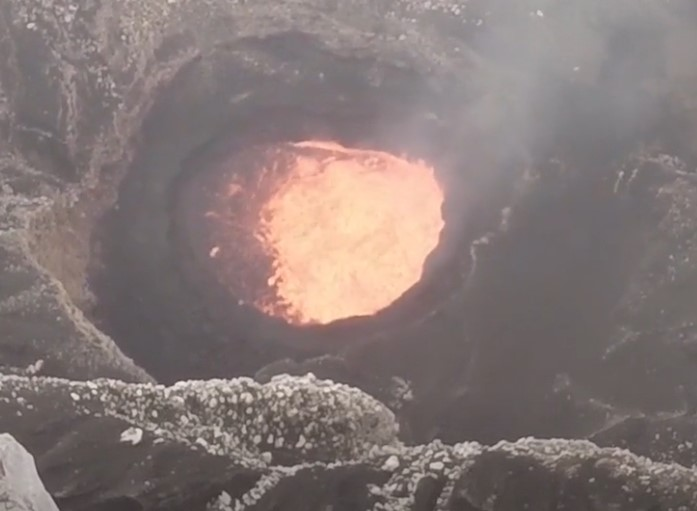
#> input picture Assignment-2/Q1/test/lava11.jpg, 697 x 511 px
$ python -i Q3_200745.py   (imports and definitions only)   (older library calls are emulated)
#> lines starting #> are read from the running program, lines starting #| are printed output that depends on the picture; after the words box and inside, x2 and y2 are one past the last pixel; in counts of white or black regions, pixels touching at a corner belong together; long printed decimals are rounded
#> in solution, original_image is the input picture: shape (511, 697, 3); mean B, G, R 118.4, 120.4, 133.4
import cv2
import numpy as np
import os
import matplotlib.pyplot as plt

# [4 lines left out: function show_image, not called in this run]
    # print("Done")


def dist(p1, p2):
    return (p1[0] - p2[0]) ** 2 + (p1[1] - p2[1]) ** 2


# [5 lines left out: function show_points, not called in this run]

def flipped(image):
    # Detect horizontal lines
    gray = cv2.cvtColor(image, cv2.COLOR_BGR2GRAY)
    thresh = cv2.threshold(gray, 0, 255, cv2.THRESH_BINARY_INV + cv2.THRESH_OTSU)[1]
    horizontal_kernel = cv2.getStructuringElement(cv2.MORPH_RECT, (13, 1))
    detect_horizontal = cv2.morphologyEx(
        thresh, cv2.MORPH_OPEN, horizontal_kernel, iterations=2
    )
    cnts = cv2.findContours(
        detect_horizontal, cv2.RETR_EXTERNAL, cv2.CHAIN_APPROX_SIMPLE
    )
    cnts = cnts[0] if len(cnts) == 2 else cnts[1]
    miny = image.shape[0]
    for c in cnts:
        miny = min(miny, c[0][0][1])
    # show_points(gray, (0, miny), (image.shape[1]//2, miny))
    above = ((np.sum(thresh[:miny, :])) / 255)/(image.shape[0]*image.shape[1])*10000
    print(above)
    if above > 30:
        return True

    return False

# [46 lines left out: function find_slope_math, not called in this run]

def find_slope_fun(image):
    X, Y = np.where(image == 255)
    a, b = np.polyfit(X, Y, 1)
    # plt.scatter(X, Y)
    # plt.plot(X, a*X+b)
    # plt.show()

    return a

def make_image_square(image):
    target_size = int((image.shape[0] ** 2 + image.shape[1] ** 2) ** 0.5)
#> target_size = 864
    square_image = np.ones((target_size, target_size, 3), dtype=np.uint8) * 255
    x_offset = (target_size - image.shape[1]) // 2
#> x_offset = 83
    y_offset = (target_size - image.shape[0]) // 2
#> y_offset = 176
    square_image[
        y_offset : (y_offset + image.shape[0]), x_offset : (x_offset + image.shape[1])
    ] = image
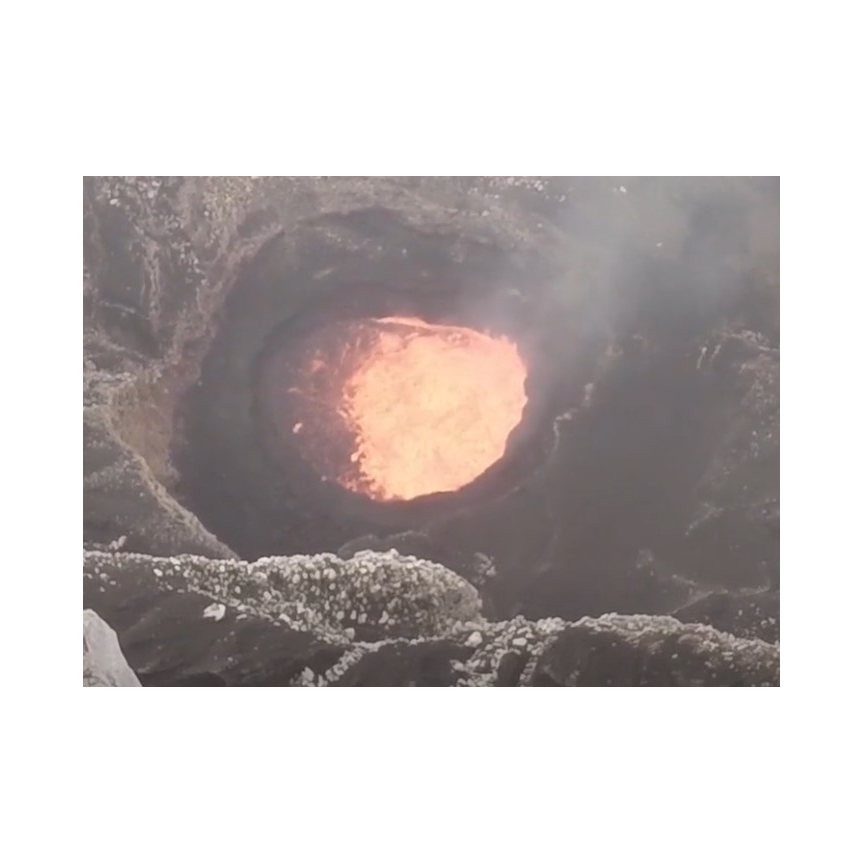
#> square_image: shape (864, 864, 3); mean B, G, R 189.8, 190.8, 197
    # print(square_image.shape)
    return square_image

def solution(image_path):
    ############################
    ############################

    original_image = cv2.imread(image_path)
    original_image = make_image_square(original_image)
    # show_image(original_image)

    # original_image = cv2.copyMakeBorder(original_image, 0, 0, original_image.shape[0]//2, original_image.shape[0]//2, cv2.BORDER_CONSTANT, value=[255,255,255]) # add padding to the image to avoid cropping after rotation
    gray = cv2.cvtColor(original_image, cv2.COLOR_BGR2GRAY)
    gray = cv2.bitwise_not(gray)
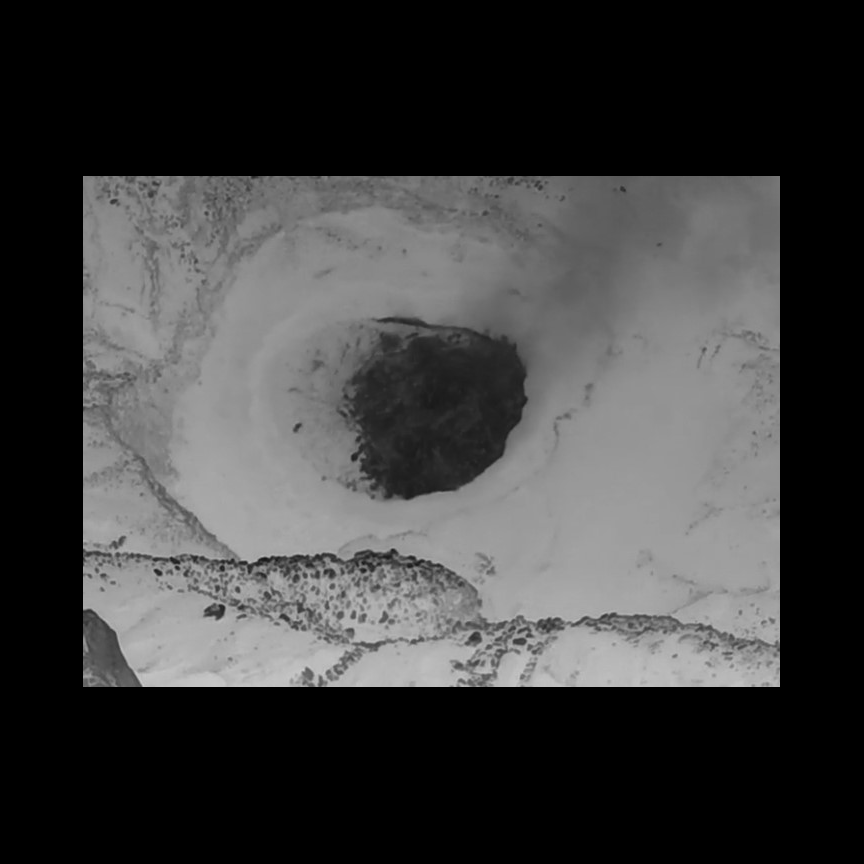
#> gray: shape (864, 864); min 0, max 204, mean 62.5
    thresh_val, thresh = cv2.threshold(
        gray, 127, 255, cv2.THRESH_BINARY + cv2.THRESH_OTSU
    )  # perform OTSU thresholding
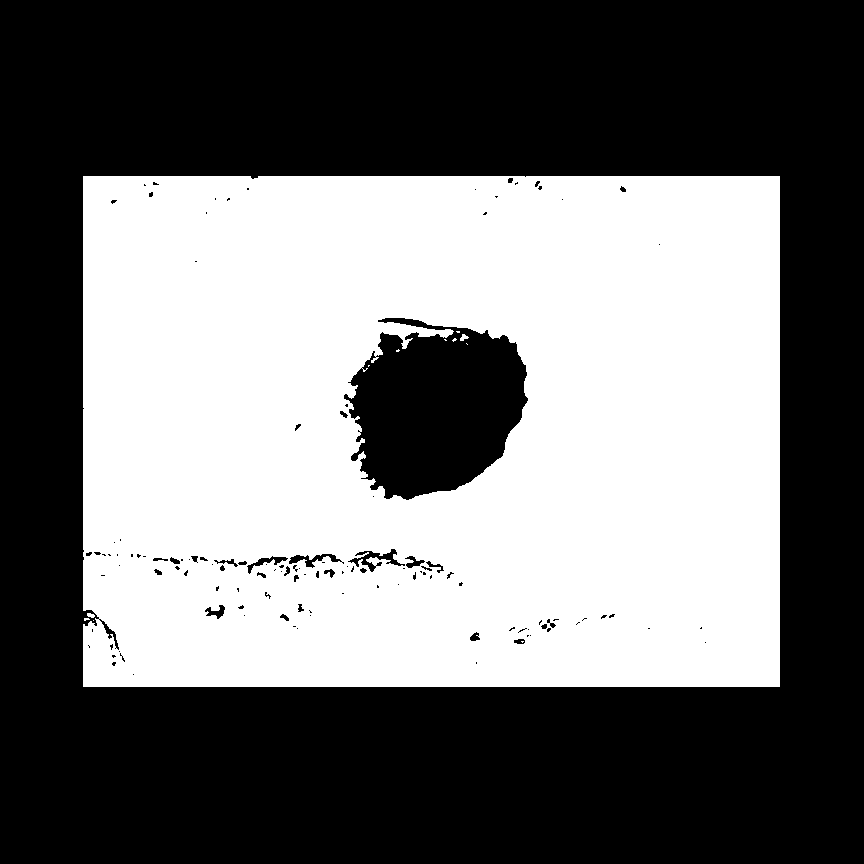
#> thresh: shape (864, 864); 44.2% white; 12 white regions (9 under 20 px), largest, box (x1, y1, x2, y2) and area: (83, 176, 780, 687) 329781, (460, 334, 469, 341) 37, (87, 613, 95, 618) 29
#> thresh_val = 70
    # show_image(thresh)
    ## Testing code to display the image (Remove indent to run this code)
    # print("Threshold value: ", thresh_val)
    # show_image(thresh)

    fourier = cv2.dft(np.float32(thresh), flags=cv2.DFT_COMPLEX_OUTPUT)
    # Shift the zero-frequency component to the center of the spectrum
    fourier_shift = np.fft.fftshift(fourier)

    # calculate the magnitude of the Fourier Transform
    magnitude = 20 * np.log(
        cv2.magnitude(fourier_shift[:, :, 0], fourier_shift[:, :, 1])
    )
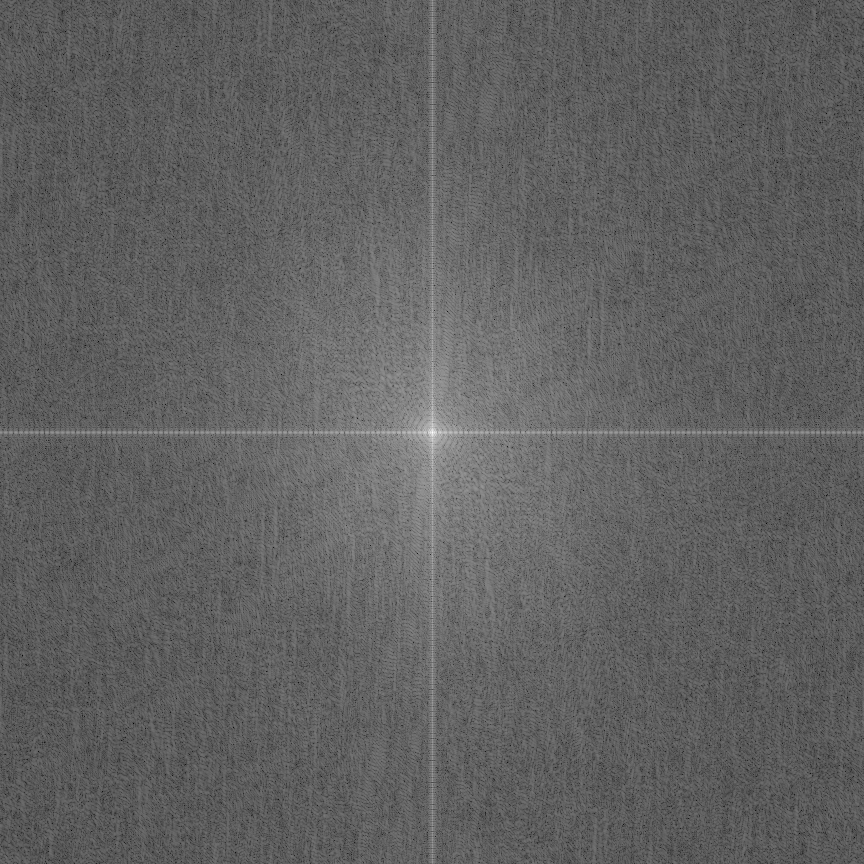
#> magnitude: shape (864, 864) float32; min 61.19, max 365, mean 177.2; drawn with min black and max white

    # Scale the magnitude for display
    magnitude = cv2.normalize(magnitude, None, 0, 255, cv2.NORM_MINMAX, cv2.CV_8UC1)

    image = cv2.threshold(magnitude, 210, 255, cv2.THRESH_BINARY)[
        1
    ]  # threshold the magnitude image to get frquenncies corresponding to shiro rekhas
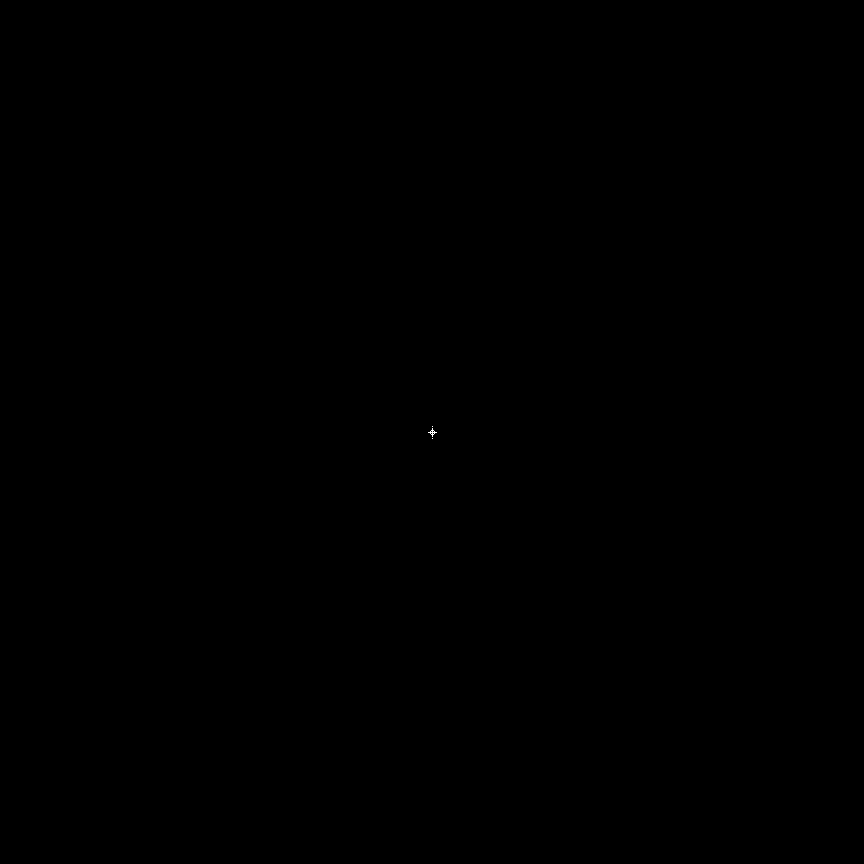
#> image: shape (864, 864); 0% white in thin lines or dots, all inside (x1, y1, x2, y2) = (428, 426, 437, 439)
    # show_image(image)

    slope = find_slope_fun(image)
#> in find_slope_fun, `X, Y = np.where(image == 255)`: X = 27 values from 426 to 438; Y = 27 values, max 436 at index 17, min 428 at index 9, mean 432
#> in find_slope_fun, `a, b = np.polyfit(X, Y, 1)`: a = -7.27e-15; b = 432
#> slope = -7.27e-15
    # print(slope)

    angle = np.arctan(slope) * (180 / np.pi)
#> angle = -4.16e-13
    # print(angle)

    angle = -angle
#> angle = 4.16e-13

    # [4 lines of commented-out code are left out]

    image = original_image
    h, w = image.shape[:2]
#> h = 864; w = 864
    cX, cY = (w // 2, h // 2)
#> cX = 432; cY = 432
    M = cv2.getRotationMatrix2D((cX, cY), angle, 1.0)
#> M = [[1, 7.27e-15, -3.14e-12], [-7.27e-15, 1, 3.14e-12]]
    image = cv2.warpAffine(image, M, (w, h), borderMode=cv2.BORDER_REPLICATE)
    if flipped(image):  # if image is flipped, rotate by 180
#> in flipped, `detect_horizontal = cv2.morphologyEx( thresh, cv2.MORPH_OPEN, horizont..`:
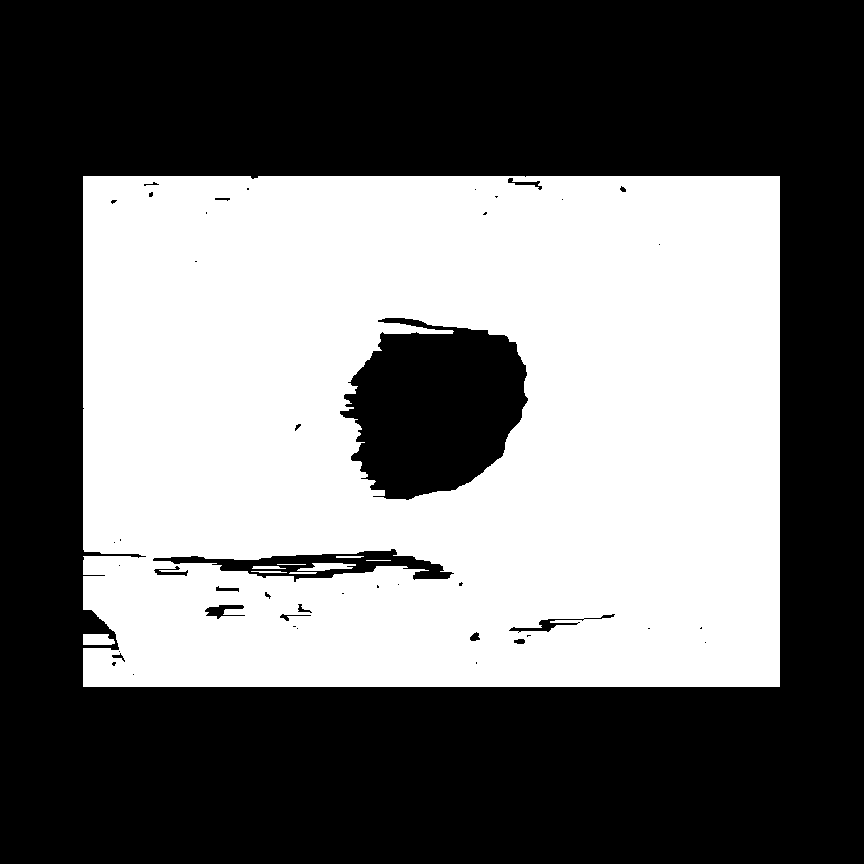
#> detect_horizontal: shape (864, 864); 43.7% white; 9 white regions
#> in flipped, `cnts = cv2.findContours( detect_horizontal, cv2.RETR_EXTERNAL, cv2.CHA..`: cnts = 2 contours; box (x1, y1, x2, y2) and area: (83, 176, 780, 687) 353656, (83, 634, 115, 645) 274
#> the loop in flipped, `for c in cnts:` made 2 passes
#> miny on passes 1 to 2: 634, 176
#> in flipped, `above = ((np.sum(thresh[:miny, :])) / 255)/(image.shape[0]*image.shape..`: above = 0
#| 0.0
        image = cv2.rotate(image, cv2.ROTATE_180)

    # show_image(image)
    # print(angle)

    ############################
    return image

# [4 lines of commented-out code are left out]

>>> result = solution('../Assignment-2/Q1/test/lava11.jpg')

$ run again, on Assignment-2/Q1/test/lava12.jpg
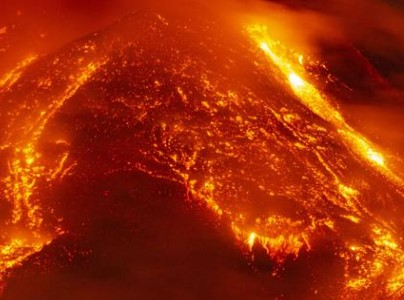
#> input picture Assignment-2/Q1/test/lava12.jpg, 404 x 300 px
#> in solution, original_image is the input picture: shape (300, 404, 3); mean B, G, R 7.4, 43.9, 159.3
#> in solution, `thresh_val, thresh = cv2.threshold( gray, 127, 255, cv2.THRESH_BINARY ..`:
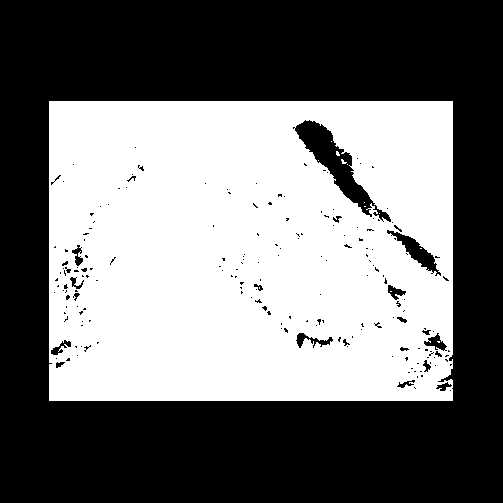
#> thresh: shape (503, 503); 45.8% white; 13 white regions (12 under 20 px), largest, box (x1, y1, x2, y2) and area: (49, 101, 453, 401) 115952
#> thresh_val = 94
#> X = 23 values from 245 to 257; Y = 23 values, max 254 at index 14, min 248 at index 8, mean 251
#> a = 0.029; b = 243.7
#> slope = 0.029
#> in solution, `angle = np.arctan(slope) * (180 / np.pi)`: angle = 1.66
#> in solution, `angle = -angle`: angle = -1.66
#> M = [[1, -0.029, 7.38], [0.029, 1, -7.17]]
#> in flipped, `detect_horizontal = cv2.morphologyEx( thresh, cv2.MORPH_OPEN, horizont..`:
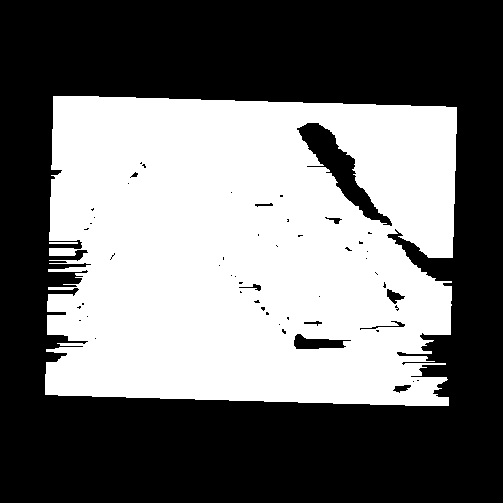
#> detect_horizontal: shape (503, 503); 44.8% white; 2 white regions
#> cnts = 2 contours; box (x1, y1, x2, y2) and area: (45, 96, 457, 406) 115718, (49, 242, 78, 244) 28
#> the loop in flipped, `for c in cnts:` made 2 passes
#> (c, miny) on pass 1: ([[49, 242], [49, 243], [77, 243], [77, 242]], 242)
#> above = 0.395
#| 0.3952

$ run again, on Assignment-2/Q1/test/lava13.jpg
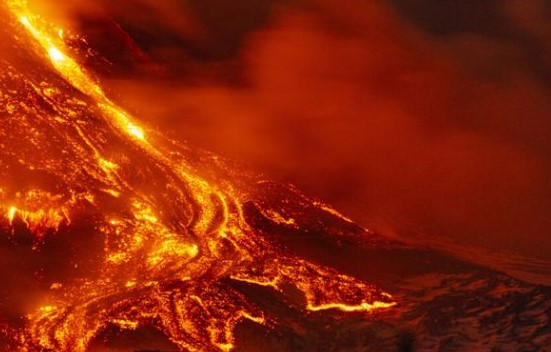
#> input picture Assignment-2/Q1/test/lava13.jpg, 551 x 352 px
#> in solution, original_image is the input picture: shape (352, 551, 3); mean B, G, R 8.2, 36.1, 136.7
#> in solution, `thresh_val, thresh = cv2.threshold( gray, 127, 255, cv2.THRESH_BINARY ..`:
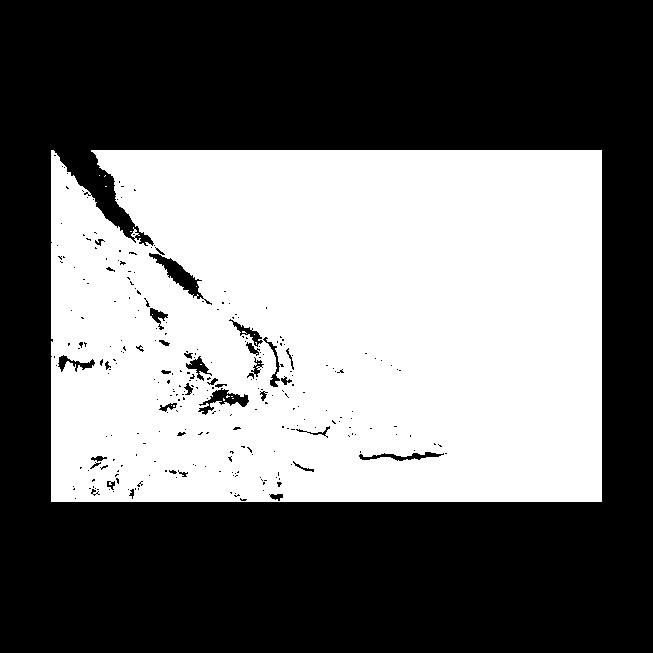
#> thresh: shape (653, 653); 43.8% white; 18 white regions (17 under 20 px), largest, box (x1, y1, x2, y2) and area: (51, 150, 602, 502) 186852
#> thresh_val = 99
#> image: shape (653, 653); 0.01% white; 5 white regions (4 under 20 px), largest, box (x1, y1, x2, y2) and area: (322, 325, 331, 328) 23
#> X = 27 values from 321 to 331; Y = 27 values, max 330 at index 17, min 322 at index 9, mean 326
#> a = 2.22e-15; b = 326
#> slope = 2.22e-15
#> in solution, `angle = np.arctan(slope) * (180 / np.pi)`: angle = 1.27e-13
#> in solution, `angle = -angle`: angle = -1.27e-13
#> M = [[1, -2.22e-15, 7.24e-13], [2.22e-15, 1, -7.24e-13]]
#> in flipped, `detect_horizontal = cv2.morphologyEx( thresh, cv2.MORPH_OPEN, horizont..`:
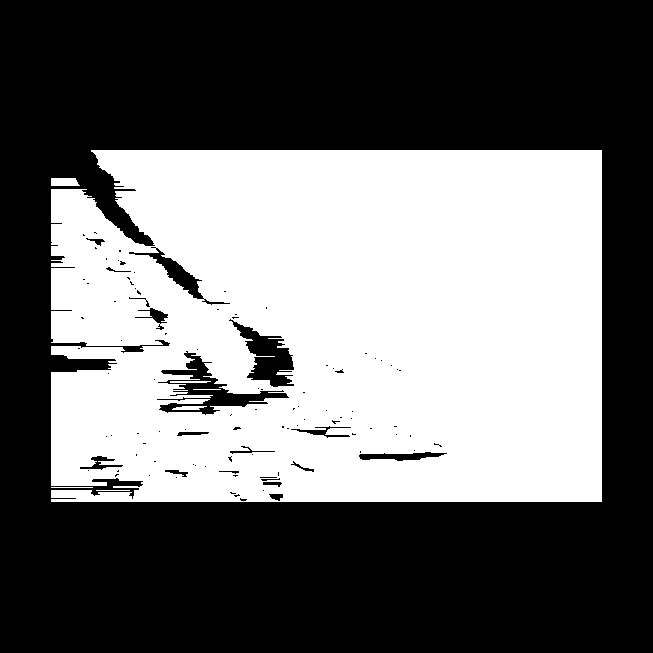
#> detect_horizontal: shape (653, 653); 42.6% white; 7 white regions
#> cnts = 4 contours, 2 with area under 20; largest, box (x1, y1, x2, y2) and area: (51, 150, 602, 502) 187083, (51, 178, 80, 186) 179
#> the loop in flipped, `for c in cnts:` made 4 passes
#> (c, miny) on passes 1 to 2: ([[96, 490], [129, 490]], 490), ([[51, 487], [92, 487]], 487)
#> above = 0
#| 0.0
